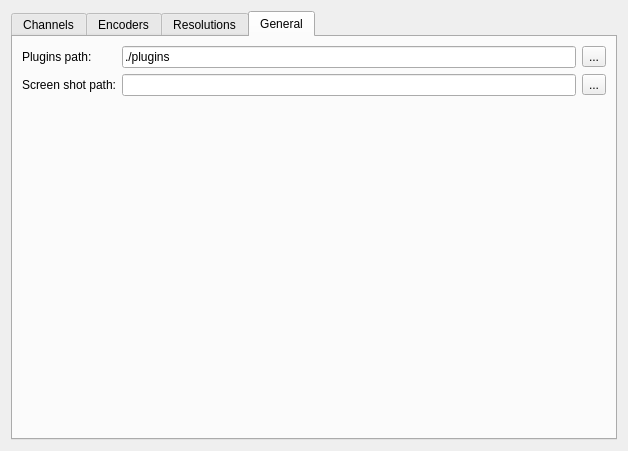
<?xml version="1.0" encoding="UTF-8"?>
<ui version="4.0">
 <class>Config</class>
 <widget class="QWidget" name="Config">
  <property name="windowModality">
   <enum>Qt::ApplicationModal</enum>
  </property>
  <property name="geometry">
   <rect>
    <x>0</x>
    <y>0</y>
    <width>628</width>
    <height>451</height>
   </rect>
  </property>
  <property name="windowTitle">
   <string>MediaQuickSync - Configuration</string>
  </property>
  <property name="windowIcon">
   <iconset resource="../resources/mediaquicksync.qrc">
    <normaloff>:/MediaQuickSync/resources/GoContactSyncLogo.ico</normaloff>:/MediaQuickSync/resources/GoContactSyncLogo.ico</iconset>
  </property>
  <layout class="QHBoxLayout" name="horizontalLayout_5">
   <item>
    <widget class="QTabWidget" name="tabWidget">
     <property name="currentIndex">
      <number>3</number>
     </property>
     <widget class="QWidget" name="channels">
      <attribute name="title">
       <string>Channels</string>
      </attribute>
      <layout class="QGridLayout" name="gridLayout">
       <item row="2" column="1">
        <layout class="QVBoxLayout" name="verticalLayout">
         <property name="spacing">
          <number>0</number>
         </property>
         <item>
          <widget class="QPushButton" name="button_add_channel">
           <property name="text">
            <string>Add</string>
           </property>
          </widget>
         </item>
         <item>
          <widget class="QPushButton" name="button_edit_channel">
           <property name="text">
            <string>Edit</string>
           </property>
          </widget>
         </item>
         <item>
          <widget class="QPushButton" name="button_remove_channel">
           <property name="text">
            <string>Remove</string>
           </property>
          </widget>
         </item>
         <item>
          <spacer name="verticalSpacer">
           <property name="orientation">
            <enum>Qt::Vertical</enum>
           </property>
           <property name="sizeHint" stdset="0">
            <size>
             <width>20</width>
             <height>40</height>
            </size>
           </property>
          </spacer>
         </item>
        </layout>
       </item>
       <item row="2" column="0">
        <widget class="QListWidget" name="list_channel">
         <property name="showDropIndicator" stdset="0">
          <bool>true</bool>
         </property>
         <property name="dragEnabled">
          <bool>true</bool>
         </property>
         <property name="dragDropOverwriteMode">
          <bool>false</bool>
         </property>
         <property name="dragDropMode">
          <enum>QAbstractItemView::DragDrop</enum>
         </property>
         <property name="defaultDropAction">
          <enum>Qt::MoveAction</enum>
         </property>
        </widget>
       </item>
       <item row="0" column="0" colspan="2">
        <layout class="QHBoxLayout" name="horizontalLayout_2">
         <property name="spacing">
          <number>15</number>
         </property>
         <item>
          <widget class="QLabel" name="label_2">
           <property name="text">
            <string/>
           </property>
           <property name="pixmap">
            <pixmap resource="../resources/mediaquicksync.qrc">:/MediaQuickSync/resources/1353017205_xine.png</pixmap>
           </property>
          </widget>
         </item>
         <item>
          <widget class="QLabel" name="label">
           <property name="lineWidth">
            <number>1</number>
           </property>
           <property name="text">
            <string>&lt;html&gt;&lt;head/&gt;&lt;body&gt;&lt;p&gt;If you have a membership with &lt;a href=&quot;http://www.own3d.tv&quot;&gt;&lt;span style=&quot; text-decoration: underline; color:#0000ff;&quot;&gt;own3d.tv&lt;/span&gt;&lt;/a&gt;, &lt;a href=&quot;http://www.ustream.tv&quot;&gt;&lt;span style=&quot; text-decoration: underline; color:#0000ff;&quot;&gt;ustream.tv&lt;/span&gt;&lt;/a&gt;, &lt;a href=&quot;http://www.justin.tv&quot;&gt;&lt;span style=&quot; text-decoration: underline; color:#0000ff;&quot;&gt;justin.tv&lt;/span&gt;&lt;/a&gt;,&lt;a href=&quot;http://www.twitch.tv&quot;&gt;&lt;span style=&quot; text-decoration: underline; color:#0000ff;&quot;&gt;twitch.tv &lt;/span&gt;&lt;/a&gt;or another &lt;br/&gt;online service, you can add one or more channels for each service which supports open streaming&lt;br/&gt;via &lt;a href=&quot;http://ru.wikipedia.org/wiki/RTMP&quot;&gt;&lt;span style=&quot; text-decoration: underline; color:#0000ff;&quot;&gt;RTMP&lt;/span&gt;&lt;/a&gt; or &lt;a href=&quot;http://en.wikipedia.org/wiki/Real_Time_Messaging_Protocol&quot;&gt;&lt;span style=&quot; text-decoration: underline; color:#0000ff;&quot;&gt;RTMPT&lt;/span&gt;&lt;/a&gt;. Also local recordings, p2p broadcasts(as plugin) and third party plugin&lt;br/&gt;extensions can be added\edited here. &lt;a href=&quot;http://en.wikipedia.org/wiki/Streaming_media&quot;&gt;&lt;span style=&quot; font-weight:600; text-decoration: underline; color:#0000ff;&quot;&gt;Click here to learn more...&lt;/span&gt;&lt;/a&gt;&lt;/p&gt;&lt;/body&gt;&lt;/html&gt;</string>
           </property>
           <property name="textFormat">
            <enum>Qt::AutoText</enum>
           </property>
           <property name="scaledContents">
            <bool>false</bool>
           </property>
           <property name="openExternalLinks">
            <bool>true</bool>
           </property>
           <property name="textInteractionFlags">
            <set>Qt::LinksAccessibleByKeyboard|Qt::LinksAccessibleByMouse</set>
           </property>
          </widget>
         </item>
         <item>
          <spacer name="horizontalSpacer">
           <property name="orientation">
            <enum>Qt::Horizontal</enum>
           </property>
           <property name="sizeHint" stdset="0">
            <size>
             <width>40</width>
             <height>20</height>
            </size>
           </property>
          </spacer>
         </item>
        </layout>
       </item>
      </layout>
     </widget>
     <widget class="QWidget" name="encoders">
      <attribute name="title">
       <string>Encoders</string>
      </attribute>
      <layout class="QGridLayout" name="gridLayout_2">
       <item row="3" column="2">
        <layout class="QVBoxLayout" name="verticalLayout_2">
         <property name="spacing">
          <number>0</number>
         </property>
         <item>
          <widget class="QPushButton" name="button_add_encoder">
           <property name="text">
            <string>Add</string>
           </property>
          </widget>
         </item>
         <item>
          <widget class="QPushButton" name="button_edit_encoder">
           <property name="text">
            <string>Edit</string>
           </property>
          </widget>
         </item>
         <item>
          <widget class="QPushButton" name="button_remove_encoder">
           <property name="text">
            <string>Remove</string>
           </property>
          </widget>
         </item>
         <item>
          <widget class="QLabel" name="label_logo_img">
           <property name="text">
            <string/>
           </property>
           <property name="alignment">
            <set>Qt::AlignCenter</set>
           </property>
          </widget>
         </item>
         <item>
          <spacer name="verticalSpacer_2">
           <property name="orientation">
            <enum>Qt::Vertical</enum>
           </property>
           <property name="sizeHint" stdset="0">
            <size>
             <width>20</width>
             <height>40</height>
            </size>
           </property>
          </spacer>
         </item>
        </layout>
       </item>
       <item row="3" column="1">
        <widget class="QListWidget" name="list_encoders">
         <property name="dragEnabled">
          <bool>true</bool>
         </property>
         <property name="dragDropMode">
          <enum>QAbstractItemView::DragDrop</enum>
         </property>
         <property name="defaultDropAction">
          <enum>Qt::MoveAction</enum>
         </property>
        </widget>
       </item>
       <item row="0" column="1" colspan="2">
        <layout class="QHBoxLayout" name="horizontalLayout">
         <property name="spacing">
          <number>15</number>
         </property>
         <item>
          <widget class="QLabel" name="label_4">
           <property name="text">
            <string/>
           </property>
           <property name="pixmap">
            <pixmap resource="../resources/mediaquicksync.qrc">:/MediaQuickSync/resources/1353018877_kmencoder.png</pixmap>
           </property>
          </widget>
         </item>
         <item>
          <widget class="QLabel" name="label_3">
           <property name="text">
            <string>&lt;html&gt;&lt;head/&gt;&lt;body&gt;&lt;p&gt;There is a complex balance between the &lt;a href=&quot;http://en.wikipedia.org/wiki/Video_codec&quot;&gt;&lt;span style=&quot; text-decoration: underline; color:#0000ff;&quot;&gt;video quality&lt;/span&gt;&lt;/a&gt;, &lt;a href=&quot;http://en.wikipedia.org/wiki/Bit_rate&quot;&gt;&lt;span style=&quot; text-decoration: underline; color:#0000ff;&quot;&gt;bit rate&lt;/span&gt;&lt;/a&gt;, the complexity of the encoding &lt;br/&gt;algorithms, robustness to data losses and errors, end-to-end delay, and a number of other factors.&lt;br/&gt;You can add one or more configurations for suported encoders and switch quickly &lt;br/&gt;between them in your broadcasts. &lt;a href=&quot;http://en.wikipedia.org/wiki/Encoder&quot;&gt;&lt;span style=&quot; font-weight:600; text-decoration: underline; color:#0000ff;&quot;&gt;Click here to learn more...&lt;/span&gt;&lt;/a&gt;&lt;/p&gt;&lt;/body&gt;&lt;/html&gt;</string>
           </property>
           <property name="openExternalLinks">
            <bool>true</bool>
           </property>
           <property name="textInteractionFlags">
            <set>Qt::LinksAccessibleByKeyboard|Qt::LinksAccessibleByMouse</set>
           </property>
          </widget>
         </item>
         <item>
          <spacer name="horizontalSpacer_3">
           <property name="orientation">
            <enum>Qt::Horizontal</enum>
           </property>
           <property name="sizeHint" stdset="0">
            <size>
             <width>40</width>
             <height>20</height>
            </size>
           </property>
          </spacer>
         </item>
        </layout>
       </item>
      </layout>
     </widget>
     <widget class="QWidget" name="Resolutions">
      <attribute name="title">
       <string>Resolutions</string>
      </attribute>
      <layout class="QVBoxLayout" name="verticalLayout_3">
       <item>
        <layout class="QHBoxLayout" name="horizontalLayout_3">
         <property name="spacing">
          <number>15</number>
         </property>
         <item>
          <widget class="QLabel" name="label_6">
           <property name="text">
            <string/>
           </property>
           <property name="pixmap">
            <pixmap resource="../resources/mediaquicksync.qrc">:/logo/resolution_config.png</pixmap>
           </property>
          </widget>
         </item>
         <item>
          <widget class="QLabel" name="label_5">
           <property name="text">
            <string>&lt;html&gt;&lt;head/&gt;&lt;body&gt;&lt;p&gt;The &lt;span style=&quot; font-weight:600;&quot;&gt;display resolution&lt;/span&gt; is the number of distinct &lt;a href=&quot;http://en.wikipedia.org/wiki/Pixel&quot;&gt;&lt;span style=&quot; text-decoration: underline; color:#0000ff;&quot;&gt;pixels&lt;/span&gt;&lt;/a&gt; in each dimension that can be displayed.&lt;br/&gt;It is quoted as &lt;span style=&quot; font-weight:600;&quot;&gt;width × height&lt;/span&gt;, with the units in pixels.&lt;br/&gt;Select the &lt;a href=&quot;http://en.wikipedia.org/wiki/Display_resolution&quot;&gt;&lt;span style=&quot; text-decoration: underline; color:#0000ff;&quot;&gt;resolutions&lt;/span&gt;&lt;/a&gt; you want to appear on the Broadcaster's View =&amp;gt; Resolution menu.&lt;/p&gt;&lt;/body&gt;&lt;/html&gt;</string>
           </property>
           <property name="openExternalLinks">
            <bool>true</bool>
           </property>
           <property name="textInteractionFlags">
            <set>Qt::LinksAccessibleByKeyboard|Qt::LinksAccessibleByMouse</set>
           </property>
          </widget>
         </item>
         <item>
          <spacer name="horizontalSpacer_2">
           <property name="orientation">
            <enum>Qt::Horizontal</enum>
           </property>
           <property name="sizeHint" stdset="0">
            <size>
             <width>40</width>
             <height>20</height>
            </size>
           </property>
          </spacer>
         </item>
        </layout>
       </item>
       <item>
        <widget class="QListWidget" name="list_resolutions"/>
       </item>
       <item>
        <layout class="QHBoxLayout" name="horizontalLayout_4">
         <property name="spacing">
          <number>0</number>
         </property>
         <item>
          <widget class="QPushButton" name="button_sellectall_resolutions">
           <property name="text">
            <string>Sellect All</string>
           </property>
          </widget>
         </item>
         <item>
          <widget class="QPushButton" name="button_clearall_resolutions">
           <property name="text">
            <string>Clear All</string>
           </property>
          </widget>
         </item>
         <item>
          <widget class="QPushButton" name="button_loaddefaults_resolutions">
           <property name="text">
            <string>Load Defaults</string>
           </property>
          </widget>
         </item>
         <item>
          <spacer name="horizontalSpacer_4">
           <property name="orientation">
            <enum>Qt::Horizontal</enum>
           </property>
           <property name="sizeHint" stdset="0">
            <size>
             <width>40</width>
             <height>20</height>
            </size>
           </property>
          </spacer>
         </item>
         <item>
          <widget class="QPushButton" name="button_add_resolutions">
           <property name="text">
            <string>Add</string>
           </property>
          </widget>
         </item>
         <item>
          <widget class="QPushButton" name="button_edit_resolutions">
           <property name="text">
            <string>Edit</string>
           </property>
          </widget>
         </item>
         <item>
          <widget class="QPushButton" name="button_remove_resolutions">
           <property name="text">
            <string>Remove</string>
           </property>
          </widget>
         </item>
        </layout>
       </item>
      </layout>
     </widget>
     <widget class="QWidget" name="general">
      <attribute name="title">
       <string>General</string>
      </attribute>
      <layout class="QFormLayout" name="formLayout_2">
       <property name="fieldGrowthPolicy">
        <enum>QFormLayout::AllNonFixedFieldsGrow</enum>
       </property>
       <item row="0" column="0">
        <widget class="QLabel" name="label_7">
         <property name="text">
          <string>Plugins path:</string>
         </property>
        </widget>
       </item>
       <item row="0" column="1">
        <layout class="QHBoxLayout" name="horizontalLayout_6">
         <item>
          <widget class="QLineEdit" name="line_plugin_path">
           <property name="text">
            <string>./plugins</string>
           </property>
          </widget>
         </item>
         <item>
          <widget class="QToolButton" name="select_plugins_dir">
           <property name="text">
            <string>...</string>
           </property>
          </widget>
         </item>
        </layout>
       </item>
       <item row="1" column="0">
        <widget class="QLabel" name="label_9">
         <property name="text">
          <string>Screen shot path:</string>
         </property>
        </widget>
       </item>
       <item row="1" column="1">
        <layout class="QHBoxLayout" name="horizontalLayout_10">
         <item>
          <widget class="QLineEdit" name="line_screen_shot_path"/>
         </item>
         <item>
          <widget class="QToolButton" name="select_screenshot_dir">
           <property name="text">
            <string>...</string>
           </property>
          </widget>
         </item>
        </layout>
       </item>
      </layout>
     </widget>
    </widget>
   </item>
  </layout>
 </widget>
 <resources>
  <include location="../resources/mediaquicksync.qrc"/>
 </resources>
 <connections/>
</ui>
